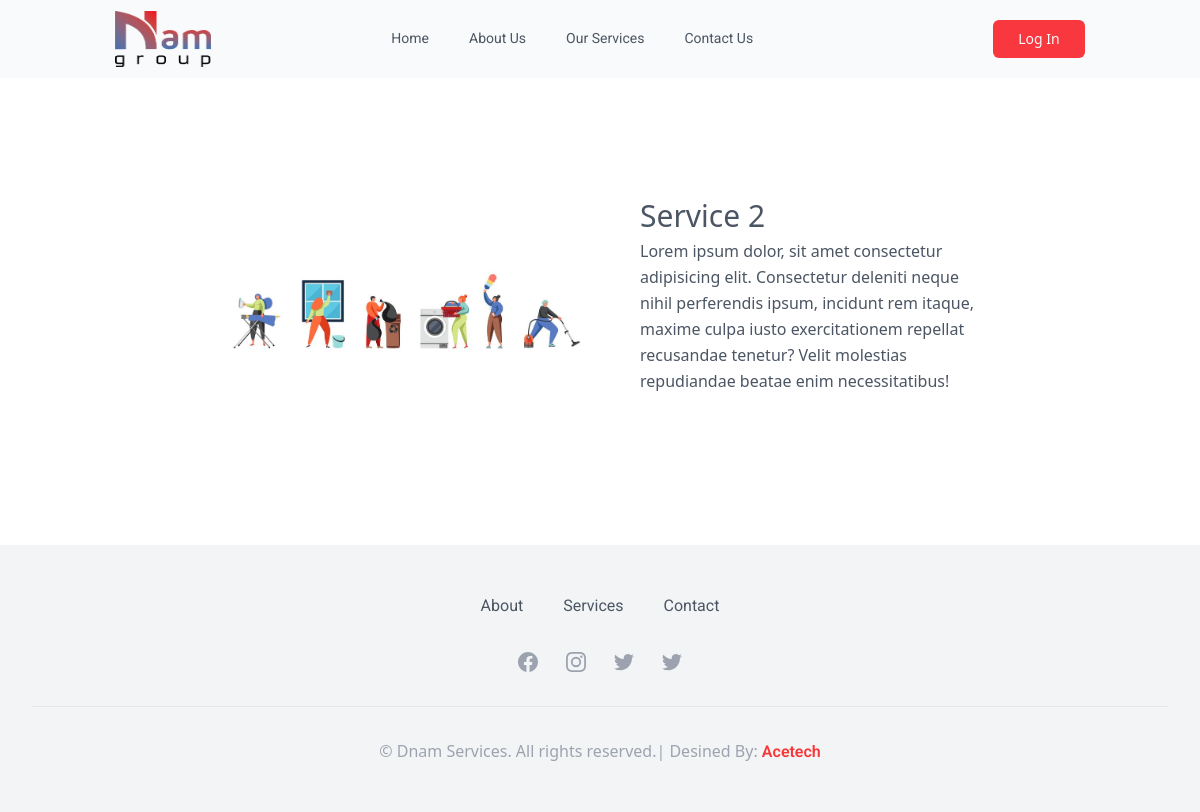
/service-detail/2, run on the app's committed database.
### dnamservices/models.py (models this page shows, shortened)
class Services(models.Model):
    name = models.CharField(max_length=50)
    image = models.ImageField(upload_to='media/services')
    detail = models.TextField()
    fade = models.CharField(max_length=50)

### dnamservices/views.py (the view)
# urls.py: path('service-detail/<str:pk>', ServiceDetailView, name="servicedetail"),
def ServiceDetailView(request, pk):
    template_name = "dnamservices/servicedetail.html"
    service = Services.objects.get(id=pk)
    context = {
        'service':service
    }
    return render(request, template_name, context)

### dnamservices/templates/dnamservices/servicedetail.html
{% extends 'base.html' %}
{% block body-content %}
<section class="text-gray-600 body-font overflow-hidden">
    <div class="container px-5 py-24 mx-auto">
      <div class="lg:w-4/5 mx-auto flex flex-wrap">
        <img src="{{service.image.url}}" class="lg:w-1/2 w-full lg:h-auto h-64 object-cover object-center rounded"  alt="services">
        <div class="lg:w-1/2 w-full lg:pl-10 lg:py-6 mt-6 lg:mt-0">
          <h1 class="text-gray-600 text-3xl title-font font-medium mb-1">{{service.name}}</h1>
          <p class="leading-relaxed">{{service.detail}}</p>
        </div>
      </div>
    </div>
</section>
{% endblock body-content %}

### data on the page
Services: image (picture), name "Service 2", detail "Lorem ipsum dolor, sit amet consectetur adipisicing elit. Consectetur deleniti neque nihil perferendis ipsum, incidunt rem itaque, maxime culpa iusto exercitationem repellat recusandae tenetur? Velit molestias repudiandae beatae enim necessitatibus!"
